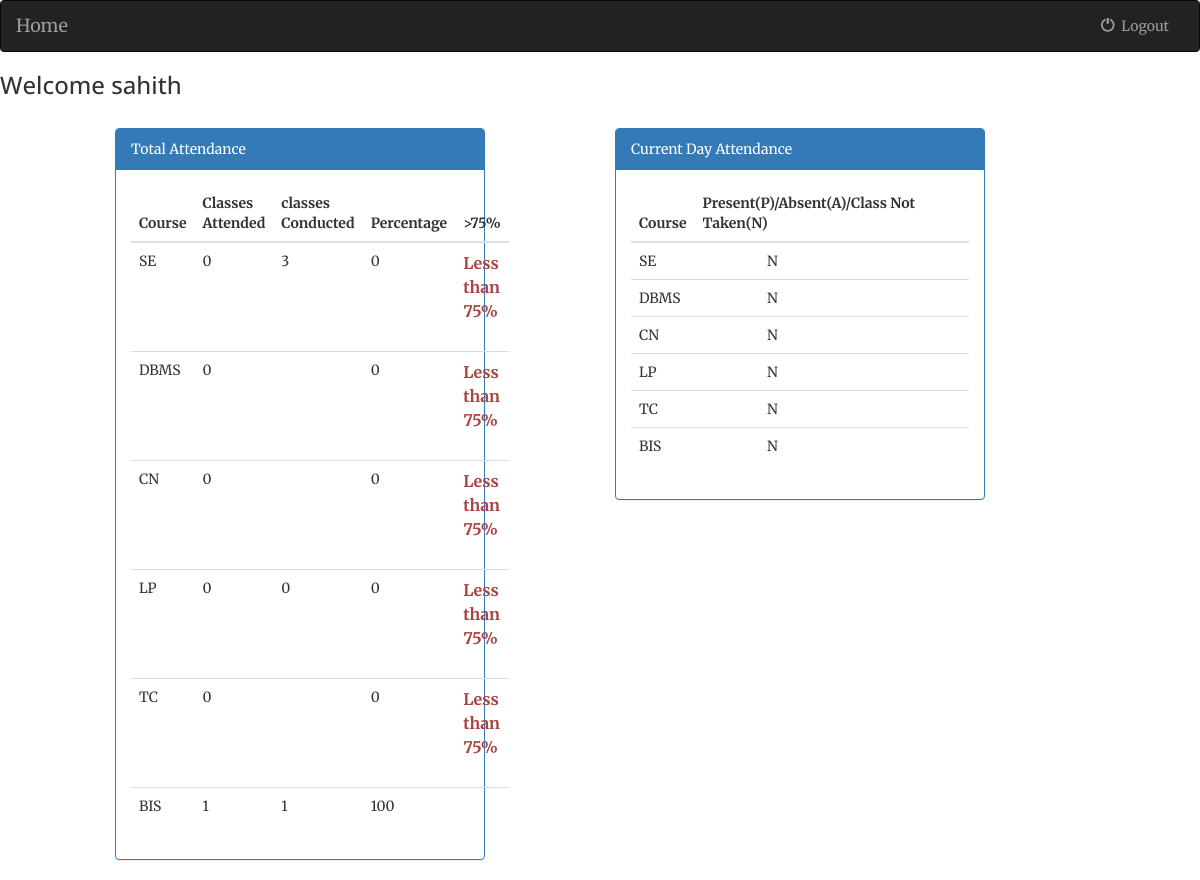
Screenshot of /student/studenthome/ (signed in) with the database file from the repository.
### student/models.py (models this page shows, shortened)
class RegisterStudent(models.Model):
    username = models.CharField(max_length=30, unique=True)
    email = models.EmailField(unique=True)
    studid = models.IntegerField(unique=True)
    password = models.CharField(max_length=20)
    bluetooth_addr = models.CharField(max_length=30, unique=True)
    approval = models.BooleanField(default=False)

class StudentCourses(models.Model):
    studentid = models.ForeignKey(RegisterStudent,on_delete=models.CASCADE)
    course = models.CharField(max_length=50)

### faculty/models.py (models this page shows, shortened)
class Register(models.Model):
    username = models.CharField(max_length=30, unique=True)
    email = models.EmailField(unique=True)
    factid = models.IntegerField(null=True)
    course= models.CharField(max_length=4,choices=COURSES,unique=True)
    count = models.IntegerField(default=0)
    password = models.CharField(max_length=20)
    approval = models.BooleanField(default=False)

### student/views.py (the view)
def shome(request):
    if 'id' in request.session:
        student = RegisterStudent.objects.get(pk=request.session['id'])
        s = Attendance_sheet.objects.filter(sid=student.studid)
        sc = StudentCourses.objects.filter(studentid=student)
        f = Register.objects.filter(approval=True)
        ca = {}
        for i in sc:
            curr_day = Attendance_sheet.objects.filter(sid=student.studid,date=date.today(),course=i.course)
            curr = Attendance_sheet.objects.filter(date=date.today(),course=i.course)
            if curr.count() > 0:
                if curr_day.count() == 1:
                    ca[i.course] = 'P'
                else:
                    ca[i.course] = 'A'
            else:
                ca[i.course] = 'N'
        dict = {}
        p = {}
        for i in sc:
            k = Attendance_sheet.objects.filter(sid=student.studid,course=i.course)
            dict[i.course] = k.count()
            s1 = Register.objects.filter(approval=True, course=i.course)
            if s1.count() > 0:
                t = Register.objects.get(approval=True, course=i.course)
                if t.count != 0:
                    p[i.course] = math.ceil((k.count()/t.count)*100)
                else:
                    p[i.course] = 0
            else:
                p[i.course] = 0
        return render(request,'student/studenthome.html',{'student':student,'f':f,'dict':dict,'p':p,'ca':ca})
    else:
        return redirect('student:slogin')

### student/templates/student/studenthome.html (shortened to what this page needs)
{% extends 'student/base.html' %}
{% block body %}
    <h3>Welcome {{ student.username }}</h3>
    <br>
    <div class="col-md-4 col-md-offset-1">
        <div class="panel panel-primary">
            <div class="panel-heading">
                Total Attendance
            </div>
            <div class="panel-body">
                 <table class="table table-hover">
            <thead>
                <tr>
                    <th>Course</th>
                    <th>Classes Attended</th>
                    <th>classes Conducted</th>
                    <th>Percentage</th>
                    <th> >75% </th>
                </tr>
            </thead>
            <tbody>
            {% for key,value in dict.items %}
                <tr>
                <td>
                    {{ key }}
                </td>
                <td>
                    {{ value }}
                </td>
                <td>
                    {% for j in f %}
                            {% if key == j.course %}
                                {{ j.count }}
                            {% endif %}
                        {% endfor %}
                </td>
                <td>
                    {% for k,v in p.items %}
                        {% if key == k %}
                            {{ v }}
                            <td>
                            {% if v < 75 %}
                                <p class="text-danger"><strong>Less than 75%</strong></p>
                                {% endif %}
                            </td>
                        {% endif %}
                        {% endfor %}
                </td>
                </tr>
            {% endfor %}
            </tbody>
        </table>
            </div>
        </div>
    </div>
    <div class="col-md-4 col-md-offset-1">
        <div class="panel panel-primary">
            <div class="panel-heading">
                Current Day Attendance
            </div>
            <div class="panel-body">
                 <table class="table table-hover">
            <thead>
                <tr>
                    <th>Course</th>
                    <th>Present(P)/Absent(A)/Class Not Taken(N)</th>
                </tr>
            </thead>
            <tbody>
            {% for key,value in ca.items %}
                <tr>
                <td>
                    {{ key }}
                </td>
                <td>
                    <div class="col-md-offset-3">
                    {{ value }}
                    </div>
                </td>
                </tr>
            {% endfor %}
            </tbody>
        </table>
            </div>
        </div>
    </div>
{% endblock %}

### rows the page displays
RegisterStudent: username "sahith"
StudentCourses: dict "SE", ca "SE"
Register: count "3"
StudentCourses: dict "DBMS", ca "DBMS"
StudentCourses: dict "CN", ca "CN"
StudentCourses: dict "LP", ca "LP"
Register: count "0"
StudentCourses: dict "TC", ca "TC"
StudentCourses: dict "BIS", ca "BIS"
Register: count "1"

### other values shown
{{ value }} "0" "0" "0" "0" "0" "1"
{{ v }} "0" "0" "0" "0" "0" "100"
{{ value }} "N" "N" "N" "N" "N" "N"
